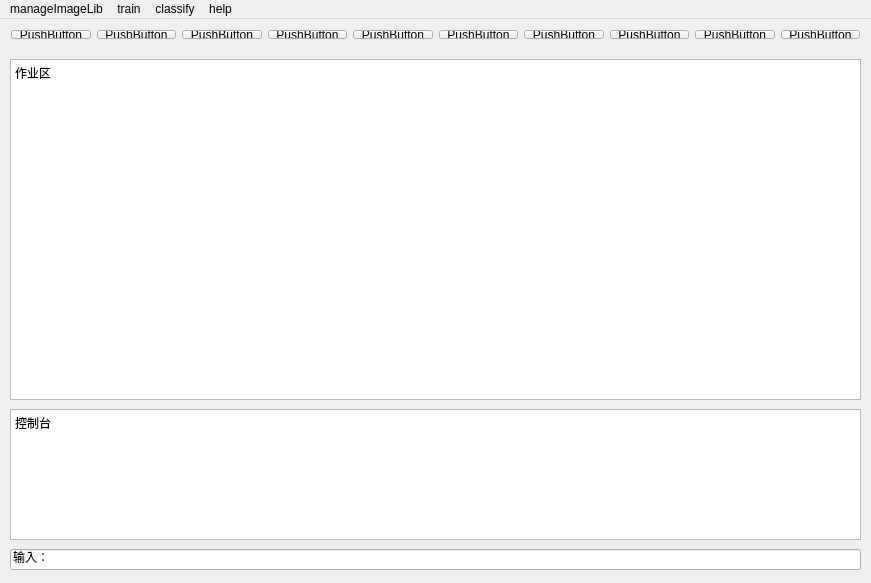
<?xml version="1.0" encoding="UTF-8"?>
<ui version="4.0">
 <class>MainWindow</class>
 <widget class="QMainWindow" name="MainWindow">
  <property name="geometry">
   <rect>
    <x>0</x>
    <y>0</y>
    <width>871</width>
    <height>583</height>
   </rect>
  </property>
  <property name="windowTitle">
   <string>imageclassifier</string>
  </property>
  <property name="windowIcon">
   <iconset>
    <normaloff>../../logo32X32.ico</normaloff>../../logo32X32.ico</iconset>
  </property>
  <property name="iconSize">
   <size>
    <width>32</width>
    <height>32</height>
   </size>
  </property>
  <widget class="QWidget" name="centralWidget">
   <widget class="QLineEdit" name="lineEdit">
    <property name="geometry">
     <rect>
      <x>10</x>
      <y>530</y>
      <width>851</width>
      <height>21</height>
     </rect>
    </property>
    <property name="text">
     <string>输入：</string>
    </property>
   </widget>
   <widget class="QTextBrowser" name="textBrowser">
    <property name="geometry">
     <rect>
      <x>10</x>
      <y>390</y>
      <width>851</width>
      <height>131</height>
     </rect>
    </property>
    <property name="html">
     <string>&lt;!DOCTYPE HTML PUBLIC &quot;-//W3C//DTD HTML 4.0//EN&quot; &quot;http://www.w3.org/TR/REC-html40/strict.dtd&quot;&gt;
&lt;html&gt;&lt;head&gt;&lt;meta name=&quot;qrichtext&quot; content=&quot;1&quot; /&gt;&lt;style type=&quot;text/css&quot;&gt;
p, li { white-space: pre-wrap; }
&lt;/style&gt;&lt;/head&gt;&lt;body style=&quot; font-family:'SimSun'; font-size:9pt; font-weight:400; font-style:normal;&quot;&gt;
&lt;p style=&quot; margin-top:0px; margin-bottom:0px; margin-left:0px; margin-right:0px; -qt-block-indent:0; text-indent:0px;&quot;&gt;控制台&lt;/p&gt;&lt;/body&gt;&lt;/html&gt;</string>
    </property>
   </widget>
   <widget class="QWidget" name="horizontalLayoutWidget">
    <property name="geometry">
     <rect>
      <x>0</x>
      <y>0</y>
      <width>871</width>
      <height>31</height>
     </rect>
    </property>
    <layout class="QHBoxLayout" name="horizontalLayout">
     <item>
      <widget class="QPushButton" name="pushButton_3">
       <property name="text">
        <string>PushButton</string>
       </property>
      </widget>
     </item>
     <item>
      <widget class="QPushButton" name="pushButton_2">
       <property name="text">
        <string>PushButton</string>
       </property>
      </widget>
     </item>
     <item>
      <widget class="QPushButton" name="pushButton_10">
       <property name="text">
        <string>PushButton</string>
       </property>
      </widget>
     </item>
     <item>
      <widget class="QPushButton" name="pushButton_9">
       <property name="text">
        <string>PushButton</string>
       </property>
      </widget>
     </item>
     <item>
      <widget class="QPushButton" name="pushButton">
       <property name="text">
        <string>PushButton</string>
       </property>
      </widget>
     </item>
     <item>
      <widget class="QPushButton" name="pushButton_5">
       <property name="text">
        <string>PushButton</string>
       </property>
      </widget>
     </item>
     <item>
      <widget class="QPushButton" name="pushButton_4">
       <property name="text">
        <string>PushButton</string>
       </property>
      </widget>
     </item>
     <item>
      <widget class="QPushButton" name="pushButton_8">
       <property name="text">
        <string>PushButton</string>
       </property>
      </widget>
     </item>
     <item>
      <widget class="QPushButton" name="pushButton_7">
       <property name="text">
        <string>PushButton</string>
       </property>
      </widget>
     </item>
     <item>
      <widget class="QPushButton" name="pushButton_6">
       <property name="text">
        <string>PushButton</string>
       </property>
      </widget>
     </item>
    </layout>
   </widget>
   <widget class="QTextBrowser" name="textBrowser_2">
    <property name="geometry">
     <rect>
      <x>10</x>
      <y>40</y>
      <width>851</width>
      <height>341</height>
     </rect>
    </property>
    <property name="html">
     <string>&lt;!DOCTYPE HTML PUBLIC &quot;-//W3C//DTD HTML 4.0//EN&quot; &quot;http://www.w3.org/TR/REC-html40/strict.dtd&quot;&gt;
&lt;html&gt;&lt;head&gt;&lt;meta name=&quot;qrichtext&quot; content=&quot;1&quot; /&gt;&lt;style type=&quot;text/css&quot;&gt;
p, li { white-space: pre-wrap; }
&lt;/style&gt;&lt;/head&gt;&lt;body style=&quot; font-family:'SimSun'; font-size:9pt; font-weight:400; font-style:normal;&quot;&gt;
&lt;p style=&quot; margin-top:0px; margin-bottom:0px; margin-left:0px; margin-right:0px; -qt-block-indent:0; text-indent:0px;&quot;&gt;作业区&lt;/p&gt;&lt;/body&gt;&lt;/html&gt;</string>
    </property>
   </widget>
  </widget>
  <widget class="QMenuBar" name="menuBar">
   <property name="geometry">
    <rect>
     <x>0</x>
     <y>0</y>
     <width>871</width>
     <height>23</height>
    </rect>
   </property>
   <widget class="QMenu" name="menuImageclassification">
    <property name="title">
     <string>manageImageLib</string>
    </property>
   </widget>
   <widget class="QMenu" name="menuTrain">
    <property name="title">
     <string>train</string>
    </property>
   </widget>
   <widget class="QMenu" name="menuClassify">
    <property name="title">
     <string>classify</string>
    </property>
   </widget>
   <widget class="QMenu" name="menuHelp">
    <property name="title">
     <string>help</string>
    </property>
   </widget>
   <addaction name="menuImageclassification"/>
   <addaction name="menuTrain"/>
   <addaction name="menuClassify"/>
   <addaction name="menuHelp"/>
  </widget>
 </widget>
 <layoutdefault spacing="6" margin="11"/>
 <resources/>
 <connections/>
</ui>
